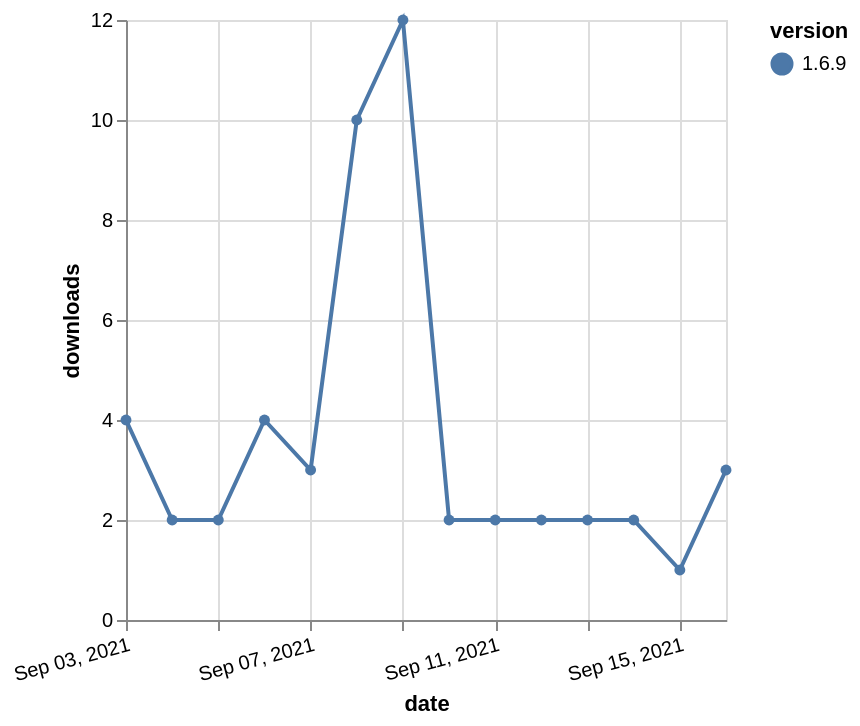

Vega-Lite specification stored for this chart:
### Vega-Lite specification from a JSON file in a GitHub repository (floating-point values rounded to 4 significant figures)
{"$schema": "https://vega.github.io/schema/vega-lite/v5.json", "description": "A simple bar chart with embedded data.", "data": {"values": [{"date": "2021-09-03", "total": 2741, "delta": 4, "version": "1.6.9"}, {"date": "2021-09-04", "total": 2743, "delta": 2, "version": "1.6.9"}, {"date": "2021-09-05", "total": 2745, "delta": 2, "version": "1.6.9"}, {"date": "2021-09-06", "total": 2749, "delta": 4, "version": "1.6.9"}, {"date": "2021-09-07", "total": 2752, "delta": 3, "version": "1.6.9"}, {"date": "2021-09-08", "total": 2762, "delta": 10, "version": "1.6.9"}, {"date": "2021-09-09", "total": 2774, "delta": 12, "version": "1.6.9"}, {"date": "2021-09-10", "total": 2776, "delta": 2, "version": "1.6.9"}, {"date": "2021-09-11", "total": 2778, "delta": 2, "version": "1.6.9"}, {"date": "2021-09-12", "total": 2780, "delta": 2, "version": "1.6.9"}, {"date": "2021-09-13", "total": 2782, "delta": 2, "version": "1.6.9"}, {"date": "2021-09-14", "total": 2784, "delta": 2, "version": "1.6.9"}, {"date": "2021-09-15", "total": 2785, "delta": 1, "version": "1.6.9"}, {"date": "2021-09-16", "total": 2788, "delta": 3, "version": "1.6.9"}]}, "width": "container", "mark": {"type": "line", "point": {"filled": true}}, "encoding": {"x": {"field": "date", "type": "temporal", "timeUnit": "yearmonthdate", "title": "date", "axis": {"labelAngle": -15}}, "y": {"field": "delta", "type": "quantitative", "title": "downloads"}, "color": {"field": "version", "type": "nominal"}, "tooltip": {"field": "delta"}}}
